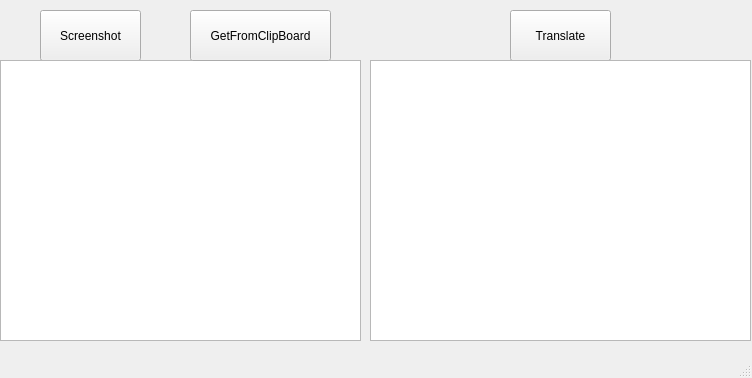
<?xml version="1.0" encoding="UTF-8"?>
<ui version="4.0">
 <class>MainWindow</class>
 <widget class="QMainWindow" name="MainWindow">
  <property name="geometry">
   <rect>
    <x>0</x>
    <y>0</y>
    <width>752</width>
    <height>378</height>
   </rect>
  </property>
  <property name="windowTitle">
   <string>MainWindow</string>
  </property>
  <widget class="QWidget" name="centralwidget">
   <widget class="QPushButton" name="pushButton">
    <property name="geometry">
     <rect>
      <x>40</x>
      <y>10</y>
      <width>101</width>
      <height>51</height>
     </rect>
    </property>
    <property name="text">
     <string>Screenshot</string>
    </property>
   </widget>
   <widget class="QPushButton" name="pushButton_2">
    <property name="geometry">
     <rect>
      <x>510</x>
      <y>10</y>
      <width>101</width>
      <height>51</height>
     </rect>
    </property>
    <property name="text">
     <string>Translate</string>
    </property>
   </widget>
   <widget class="QTextEdit" name="textEdit">
    <property name="geometry">
     <rect>
      <x>0</x>
      <y>60</y>
      <width>361</width>
      <height>281</height>
     </rect>
    </property>
   </widget>
   <widget class="QTextEdit" name="textEdit_2">
    <property name="geometry">
     <rect>
      <x>370</x>
      <y>60</y>
      <width>381</width>
      <height>281</height>
     </rect>
    </property>
   </widget>
   <widget class="QPushButton" name="pushButton_3">
    <property name="geometry">
     <rect>
      <x>190</x>
      <y>10</y>
      <width>141</width>
      <height>51</height>
     </rect>
    </property>
    <property name="text">
     <string>GetFromClipBoard</string>
    </property>
   </widget>
  </widget>
  <widget class="QMenuBar" name="menubar">
   <property name="geometry">
    <rect>
     <x>0</x>
     <y>0</y>
     <width>752</width>
     <height>22</height>
    </rect>
   </property>
  </widget>
  <widget class="QStatusBar" name="statusbar"/>
 </widget>
 <resources/>
 <connections/>
</ui>
